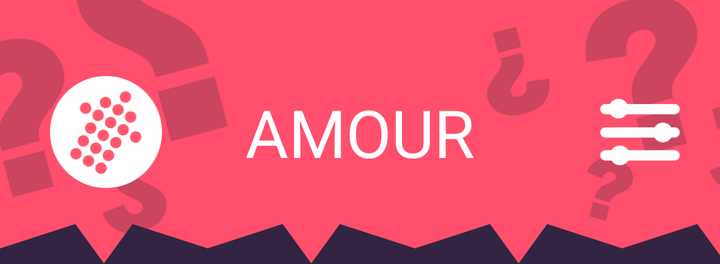
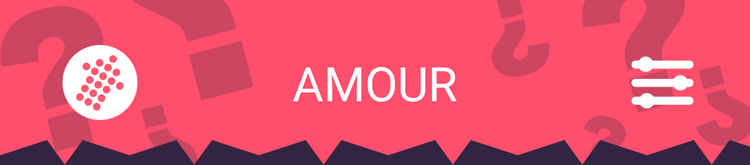

Two renders of one Android screen. The first uses the default layout on a phone; the second uses the alternative layout the repository ships for a different screen configuration, on a matching device. The two XML files are below.
<!-- AndroidManifest.xml: application theme AppTheme -->
<!-- res/layout/header.xml -->
<?xml version="1.0" encoding="utf-8"?>

<RelativeLayout
    xmlns:android="http://schemas.android.com/apk/res/android"
    android:layout_width="match_parent"
    android:layout_height="132dp"
    android:background="@color/colorPrimary"
    android:orientation="horizontal"
    android:id="@+id/start_test"
    android:gravity="center_vertical"
    android:layout_alignParentTop="true"
    android:layout_alignParentLeft="true"
    android:layout_alignParentStart="true"
    android:weightSum="1">

    <ImageView
        android:layout_width="match_parent"
        android:layout_height="122dp"
        android:src="@drawable/bg_top"
        android:scaleType="centerCrop"
        android:adjustViewBounds="true"
        android:layout_alignParentTop="true"
        android:layout_alignParentRight="true"
        android:id="@+id/imageView3" />


    <ImageView
        android:src="@drawable/ic_white_quizup"
        android:id="@+id/imageButton"
        android:layout_marginLeft="25dp"
        android:layout_width="56dp"
        android:layout_centerVertical="true"
        android:layout_height="56dp"/>

    <TextView
        android:layout_width="wrap_content"
        android:layout_height="wrap_content"
        android:id="@+id/title_category"
        android:text="Amour"
        android:textColor="@color/colorWhite"
        android:textSize="33sp"
        android:textAllCaps="true"
        android:layout_centerVertical="true"
        android:layout_centerHorizontal="true"/>

    <ImageButton
        android:layout_width="40dp"
        android:layout_height="40dp"
        android:id="@+id/settings"
        android:src="@drawable/ic_settings"
        android:background="@android:color/transparent"
        android:scaleType="centerInside"
        android:adjustViewBounds="true"
        android:layout_centerVertical="true"
        android:layout_alignParentRight="true"
        android:layout_marginRight="20dp" />

    <LinearLayout
        android:layout_width="match_parent"
        android:layout_height="20dp"
        android:orientation="horizontal"
        android:id="@+id/devider"
        android:background="@drawable/devider_background_up"
        android:layout_alignParentBottom="true"/>


</RelativeLayout>
<!-- resources referenced by this layout -->
<resources>
  <color name="colorPrimary">#ff4f6c</color>
  <color name="colorWhite">#ffffff</color>
  <!-- drawable bg_top: png bitmap (drawable, 10842 bytes) -->
  <!-- drawable devider_background_up (drawable) -->
  <?xml version="1.0" encoding="utf-8"?>
  
  <bitmap xmlns:android="http://schemas.android.com/apk/res/android"
      android:src="@drawable/ic_triangle_up"
      android:tileMode="repeat"/>
  <!-- drawable ic_settings: png bitmap (drawable-hdpi, 1341 bytes) -->
  <!-- drawable ic_white_quizup: png bitmap (drawable, 8814 bytes) -->
  <style name="AppTheme" parent="Theme.AppCompat.Light.DarkActionBar">
          
          <item name="colorPrimary">@color/colorPrimary</item>
          <item name="colorPrimaryDark">@color/colorPrimaryDark</item>
          <item name="colorAccent">@color/colorAccent</item>
      </style>
  <!-- drawable ic_triangle_up: png bitmap (drawable-hdpi, 15886 bytes) -->
  <color name="colorPrimaryDark">#322640</color>
  <color name="colorAccent">#FF4081</color>
</resources>
<!-- res/layout-large/header.xml (the repository's variant of the layout above) -->
<!-- drawn on a 7-inch tablet held upright -->
<?xml version="1.0" encoding="utf-8"?>

<RelativeLayout
    xmlns:android="http://schemas.android.com/apk/res/android"
    android:layout_width="match_parent"
    android:layout_height="132dp"
    android:background="@color/colorPrimary"
    android:orientation="horizontal"
    android:id="@+id/start_test"
    android:gravity="center"
    android:layout_alignParentTop="true"
    android:weightSum="1">

    <ImageView
        android:layout_width="match_parent"
        android:layout_height="132dp"
        android:src="@drawable/bg_top"
        android:scaleType="centerCrop"
        android:adjustViewBounds="true"
        android:layout_alignParentTop="true"
        android:layout_alignParentRight="true"
        android:id="@+id/imageView3" />

    <ImageView
        android:src="@drawable/ic_white_quizup"
        android:id="@+id/imageButton"
        android:layout_width="60dp"
        android:layout_height="60dp"
        android:layout_marginLeft="50dp"
        android:layout_centerVertical="true" />

    <TextView
        android:layout_width="wrap_content"
        android:layout_height="wrap_content"
        android:id="@+id/title_category"
        android:text="Amour"
        android:textColor="@color/colorWhite"
        android:textSize="38sp"
        android:textAllCaps="true"
        android:layout_centerHorizontal="true"
        android:layout_centerVertical="true" />

    <ImageButton
        android:layout_width="50dp"
        android:layout_height="50dp"
        android:id="@+id/settings"
        android:src="@drawable/ic_settings"
        android:background="@android:color/transparent"
        android:scaleType="centerInside"
        android:adjustViewBounds="true"
        android:layout_centerVertical="true"
        android:layout_alignParentRight="true"
        android:layout_marginRight="45dp" />

    <LinearLayout
        android:layout_width="match_parent"
        android:layout_height="20dp"
        android:orientation="horizontal"
        android:id="@+id/devider"
        android:background="@drawable/devider_background_up"
        android:layout_alignParentBottom="true"/>

</RelativeLayout>
